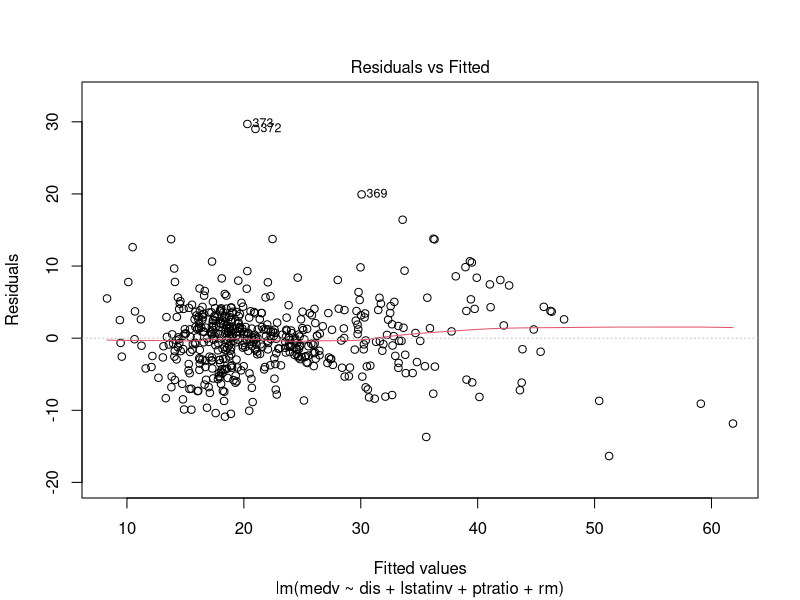
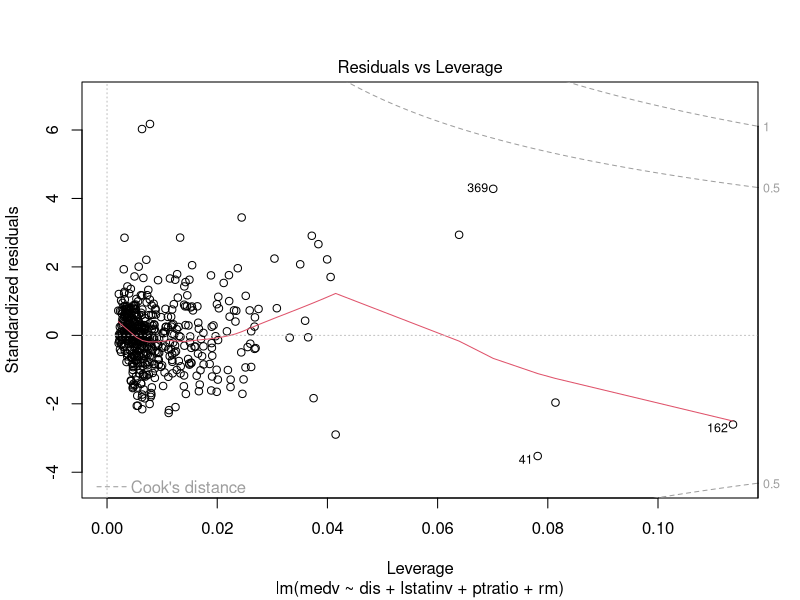

Write the R code that produced these figures, in order.
## ---- chunk 1
knitr::opts_chunk$set(echo = TRUE)
## ---- chunk 2
library(MASS)
attach(Boston)
head(Boston)
## ---- chunk 3
lstatinv <- 1/lstat
## ---- chunk 4
#model 1
model1 <- lm(medv~dis+lstat+ptratio+rm, data=Boston, x = T)
summary(model1)

## ---- chunk 5
#model2
model2 <- lm(medv~ age+ dis + lstat + ptratio + rm, data=Boston, x = T)
summary(model2)

## ---- chunk 6
#model3
model3 <- lm(medv~dis + lstatinv + ptratio + rm, data=Boston, x = T)
summary(model3)

## ---- chunk 7
#model4
model4 <- lm(medv~ age + lstatinv + ptratio + rm, data=Boston, x = T)
summary(model4)
## ---- chunk 8
#model5
model5 <- lm(medv~ dis + log(lstatinv) + ptratio + rm, data=Boston, x = T)
summary(model5)

## ---- chunk 9
#model6
model6 <- lm(medv~ age + dis + log(lstatinv) + ptratio + rm, data=Boston, x = T)
summary(model6)
## ---- chunk 10
AIC(model1, model2, model3, model4, model5, model6)
## ---- chunk 11
c(summary(model1)$adj.r.squared,summary(model2)$adj.r.squared,summary(model3)$adj.r.squared,
  summary(model4)$adj.r.squared,summary(model5)$adj.r.squared,summary(model6)$adj.r.squared)

## ---- chunk 12
BIC(model1, model2, model3, model4, model5, model6)

## ---- chunk 13
anova(model6)
summary(model6)
## ---- chunk 14
anova(model5,model6)
summary(model6)

## ---- chunk 15
model3 <- lm(medv~dis + lstatinv + ptratio + rm, data=Boston, x = T)
summary(model3)
## ---- chunk 16
summary(model3)$r.squared

## ---- chunk 17
model3Mean <- data.frame(dis=mean(dis), lstatinv=mean(lstatinv), ptratio=mean(ptratio), rm=mean(rm))
model3Mean
## ---- chunk 18
predict(model3, newdata=model3Mean, interval="confidence")
## ---- chunk 19
predict(model3, newdata=model3Mean, interval="prediction")
## ---- chunk 20
X <- model.matrix(model3)
X[1:10,]
## ---- chunk 21
y <- medv
beta_hat <- solve(t(X) %*% X) %*% t(X) %*% y
beta_hat

## ---- chunk 22
y_hat <- X %*% beta_hat
y_hat[1:10]
## ---- chunk 23
SSE <- t(y-y_hat) %*% (y-y_hat)
n <- length(y)
p <- ncol(X)
RSE <- sqrt(SSE/(n-p))
RSE
## ---- chunk 24
sigma_sq_hat <- as.numeric(RSE^2)
Var_beta_hat <- sigma_sq_hat*solve(t(X) %*% X)
Var_beta_hat
## ---- chunk 25
SE_beta <- sqrt(diag(Var_beta_hat))
SE_beta
## ---- chunk 26
model3 <- lm(medv~dis + lstatinv + ptratio + rm, data=Boston, x = T)
summary(model3)

## ---- chunk 27
max(medv)
## ---- chunk 28
library(tidyverse)
library(broom)

model.diag.metrics3 <- augment(model3)
model.diag.metrics3 <- model.diag.metrics3 %>%
  mutate(index = 1:nrow(model.diag.metrics3)) %>%
  #instead of doing everything(), can specfiy 
  select(index, everything())
model.diag.metrics3 %>%
  top_n(5, wt = .fitted)

## ---- chunk 29
model.diag.metrics3 %>%
  top_n(5, wt = abs(.resid))

## ---- chunk 30
plot(model3,1)
## ---- chunk 31
model.diag.metrics3[abs(model.diag.metrics3$.std.resid) > 3,]
## ---- chunk 32
dimensions <- dim(model.diag.metrics3)
dimensions
## ---- chunk 33
model.diag.metrics3 %>%
  top_n(5, wt = .hat)

## ---- chunk 34
plot(model3,5)

## ---- chunk 35
n <- length(y)
p <- ncol(X)
high.lev <- 2*p/n
high.lev


max((model.diag.metrics3$.hat)/high.lev)

